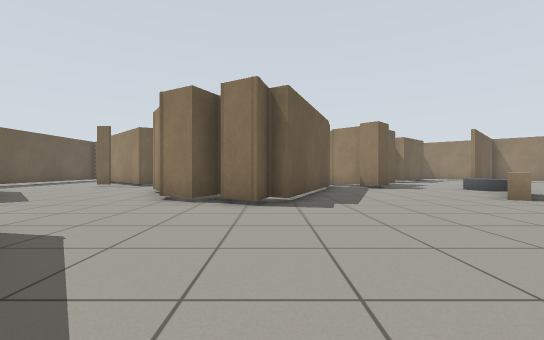
[1] (above)

24 first-person views from a walk through a world built for the Gazebo simulator. The camera is 0.72 m above the floor, looks level and sees 90° across. The floor is counted in squares, 1 m on a side. Each view is taken from the middle of a square. On the plan, view 1 faces up. The plan holds only what a view shows up to about 9 squares ahead; the rest is blank.

[2]
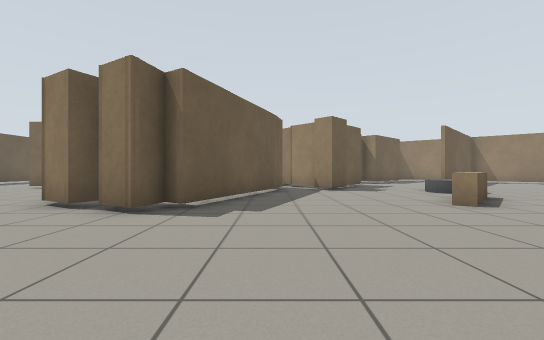

[3]
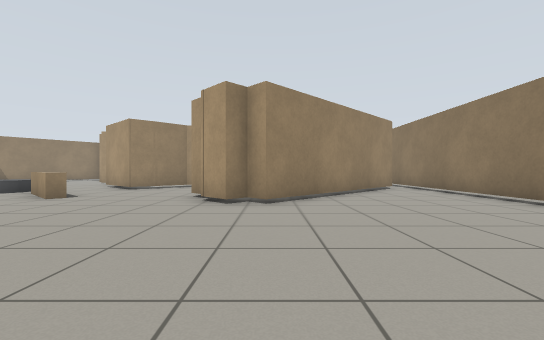

[4]
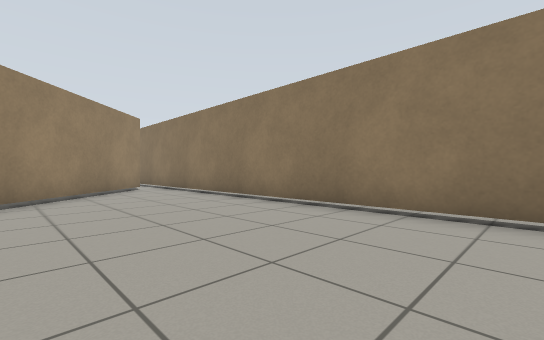

[5]
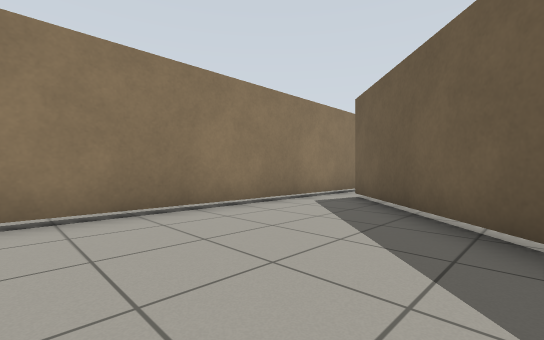

[6]
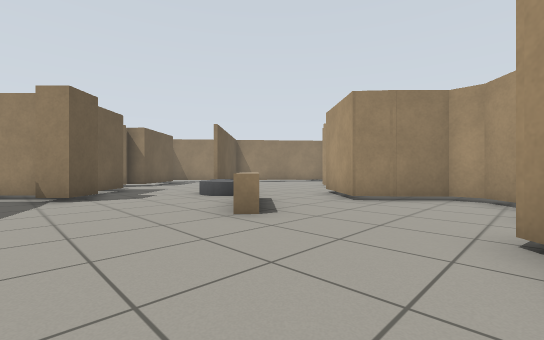

[7]
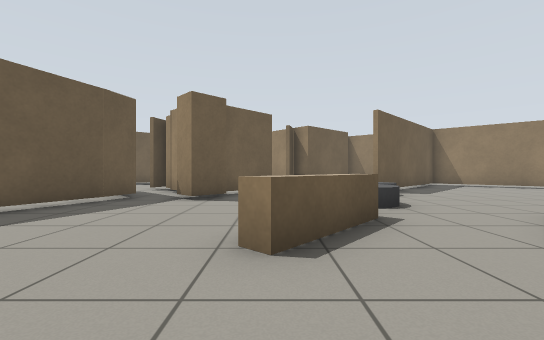

[8]
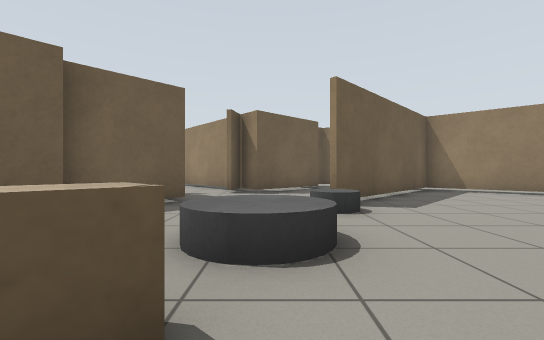

[9]
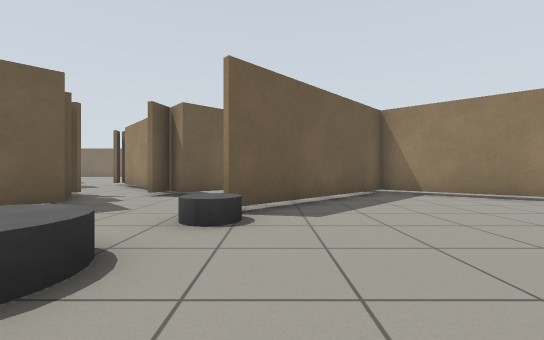

[10]
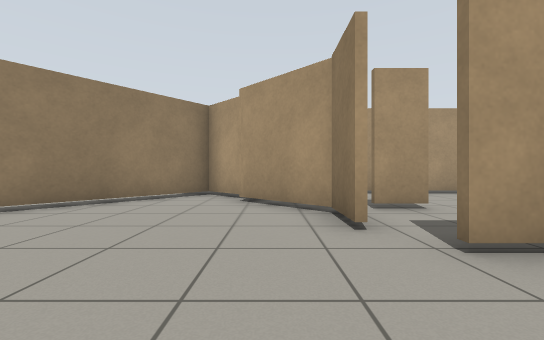

[11]
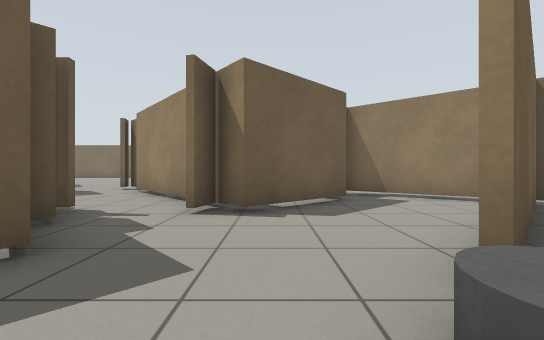

[12]
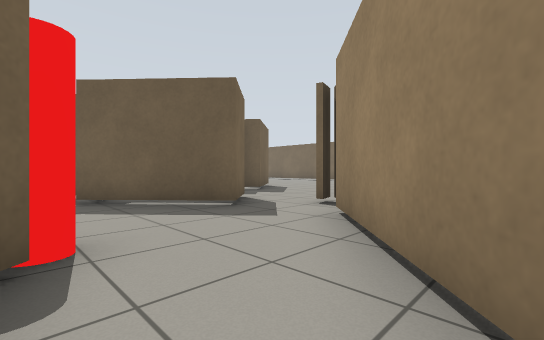

[13]
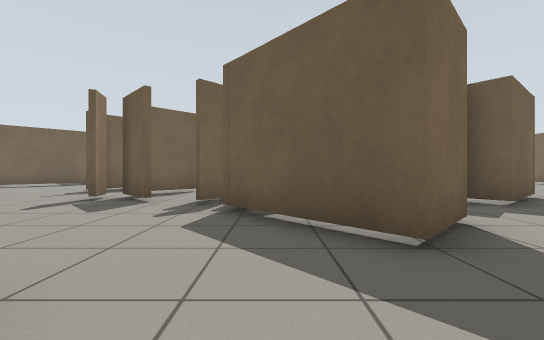

[14]
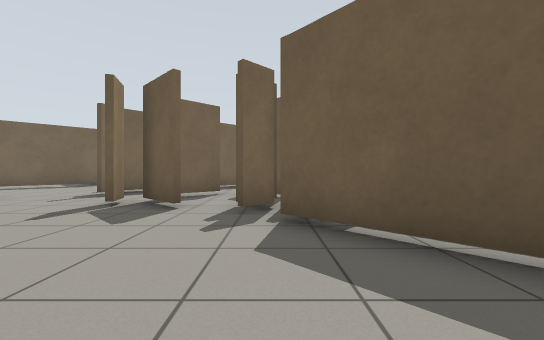

[15]
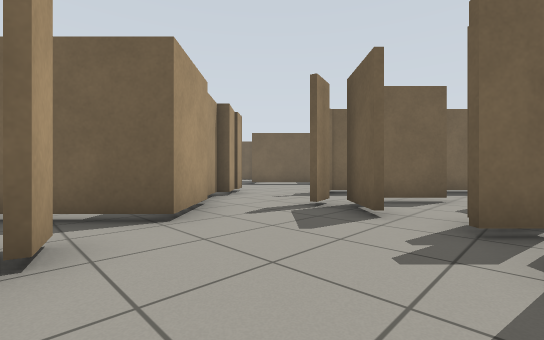

[16]
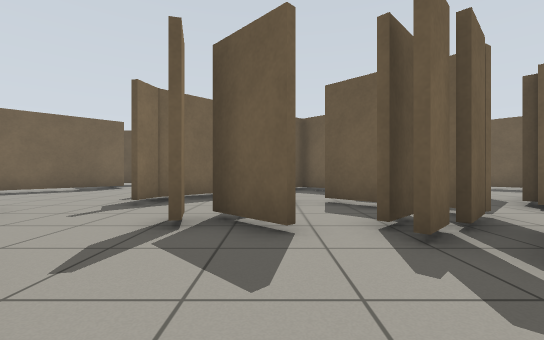

[17]
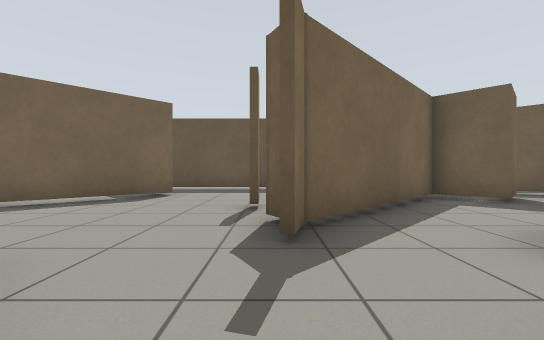

[18]
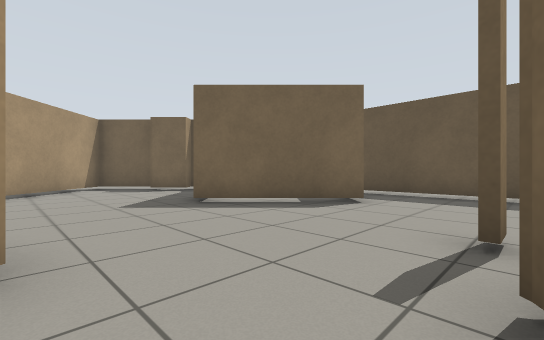

[19]
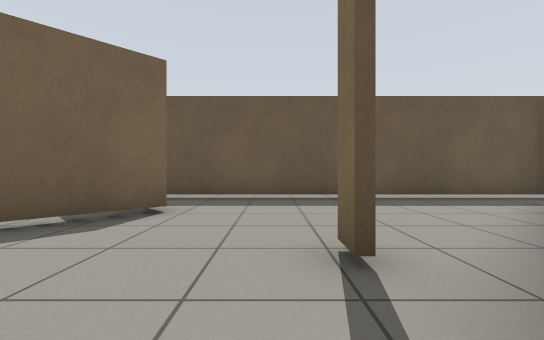

[20]
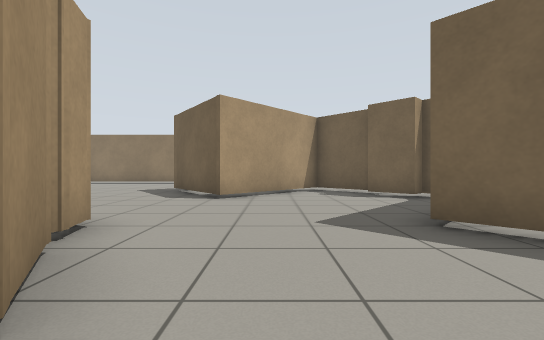

[21]
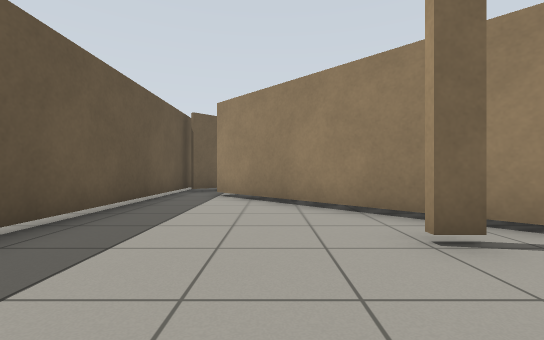

[22]
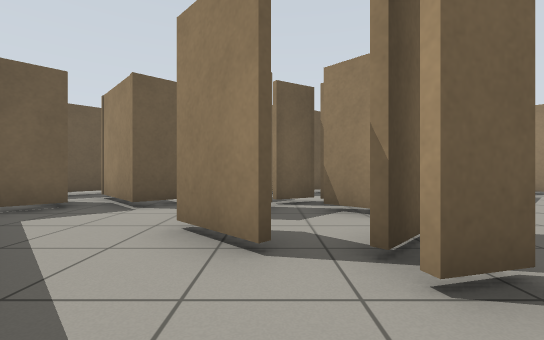

[23]
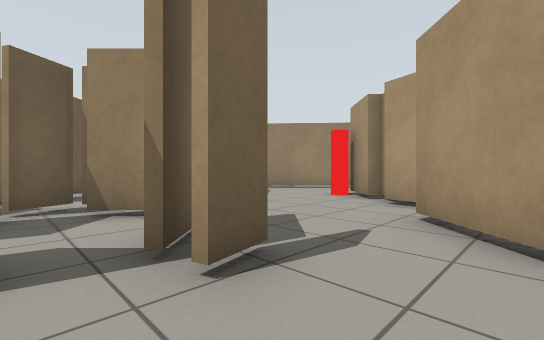

[24]
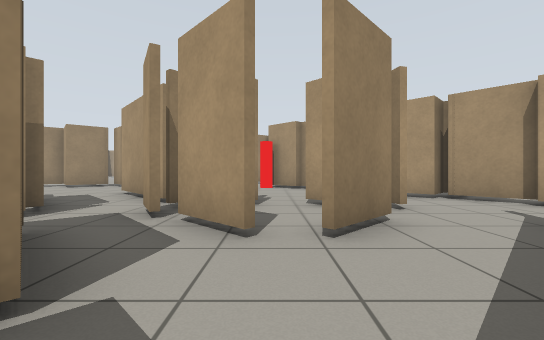

### Floor plan
Key: @ floor where view 1 was taken; # wall or solid block; x gap in a wall; . floor; = window, fence, low wall or low ledge; C grey cylinder; T thing the floor can be seen under or through; P red pole.
Columns run from 12 left of view 1 to 19 right of it. Each row starts with its distance up from view 1.
 24          #.
 23          ##...
 22           #....
 21          ##....#
 20   ##   T##..##..#
 19   ###  T...###..##    ##.
 18 ######T TTTT#....##  ####.
 17 #.####.TTTTT......##.#..##..
 16 #.##...x.......P...###..###T.
 15 #..##..TTT.....###.....##..TT.
 14 #...##..TT....## #....##....TT.
 13 #....##.....#..####..##......TT
 12 #....###...###..##...C.......##
 11 #.........#####.#..........###
 10 #........##  ##....CC.....##.
  9 #.#.....##   #......C...#. #.
  8 # ###....#   #.....=...##  ..  #
  7    .#....#####....==.###    .. #
  6     #.....###........##      ..#
  5      .................#.       #
  4     ..................#.
  3    ##...#.........#.  #
  2    .#..###.......##
  1     ####.##......#.
  0          ##.@....##.
 -1         ##........##.
 -2        ##..........##.
 -3       .#............##
 -4      ................
 -5      ################

Positions as (right, up) in squares from view 1, and headings:
1: (0, 0), facing up
2: (2, 1), facing up
3: (-1, 1), facing right
4: (-1, 0), facing down-right
5: (1, 0), facing down-left
6: (3, 3), facing up-right
7: (6, 4), facing up
8: (8, 7), facing up
9: (10, 8), facing up
10: (10, 11), facing right
11: (8, 11), facing up
12: (6, 16), facing up-left
13: (4, 18), facing left
14: (3, 17), facing left
15: (2, 17), facing down-left
16: (1, 15), facing left
17: (-2, 12), facing left
18: (-4, 12), facing down-left
19: (-5, 11), facing left
20: (-5, 10), facing down
21: (-9, 9), facing up
22: (-4, 12), facing up
23: (-4, 12), facing up-right
24: (-8, 16), facing right
